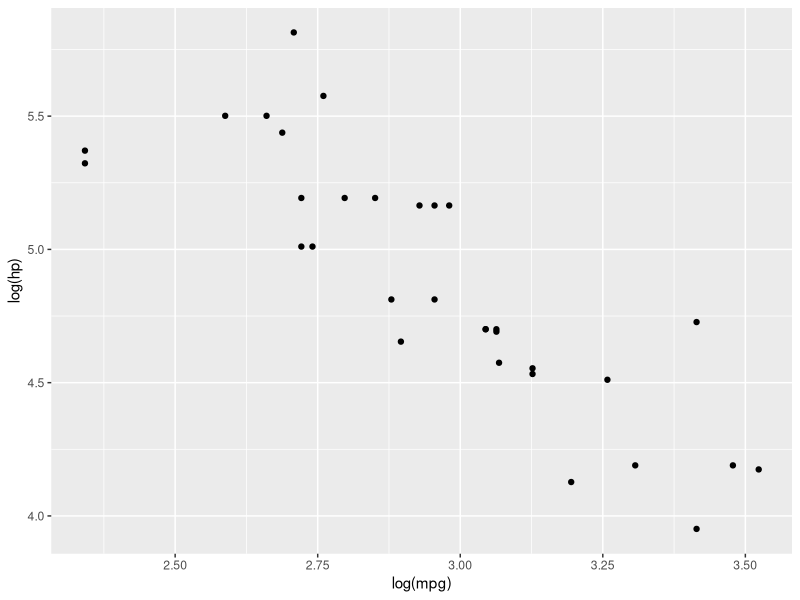
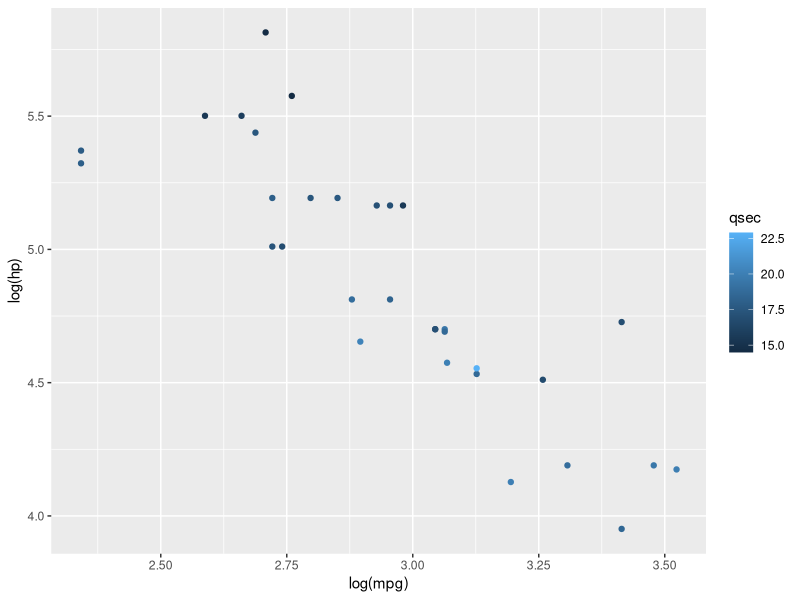
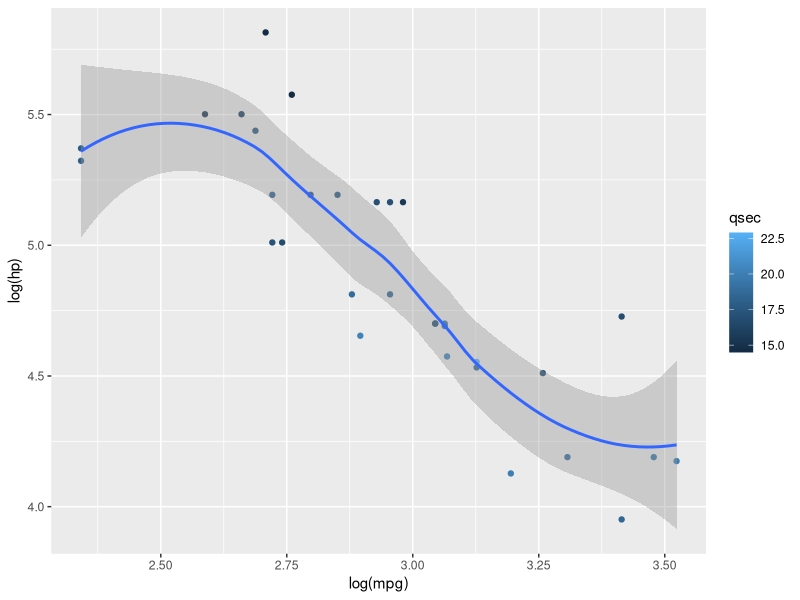
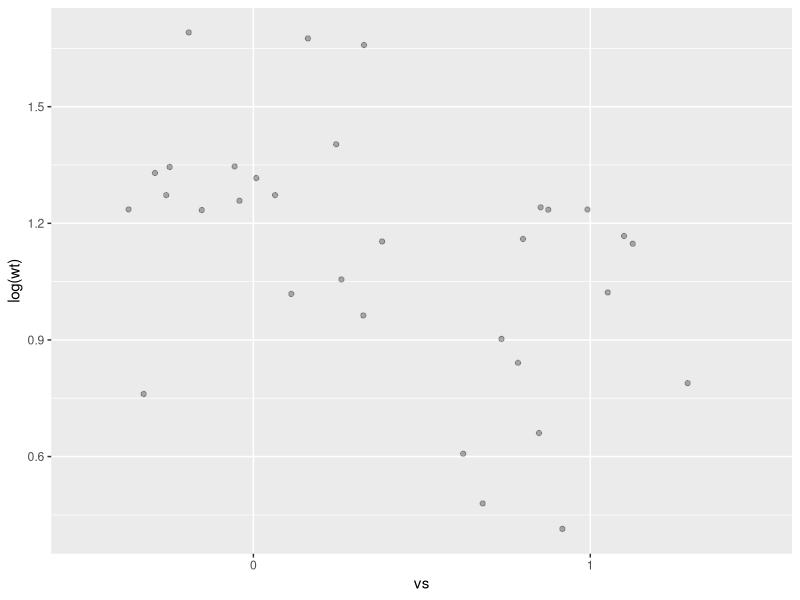
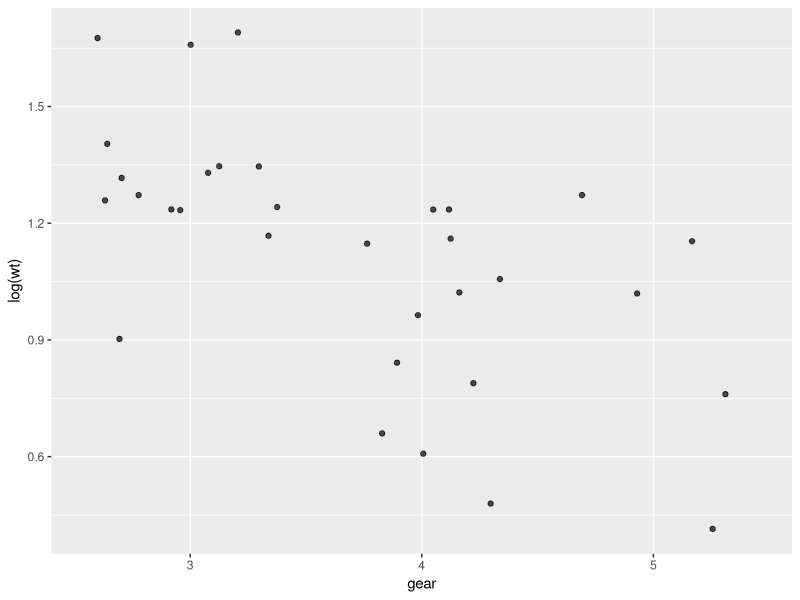
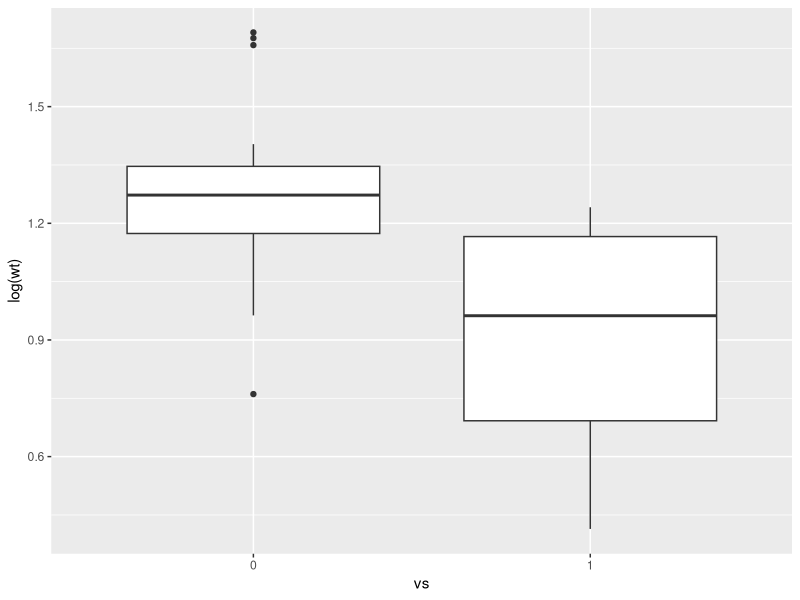
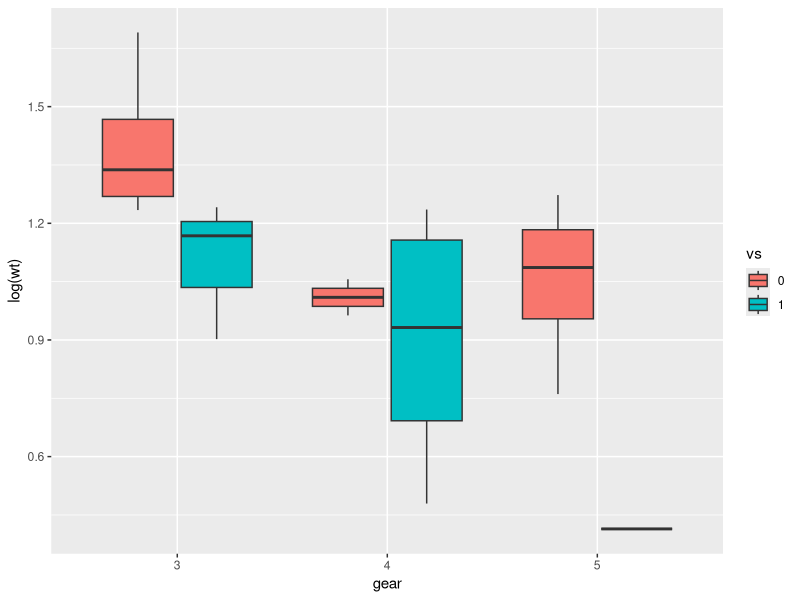
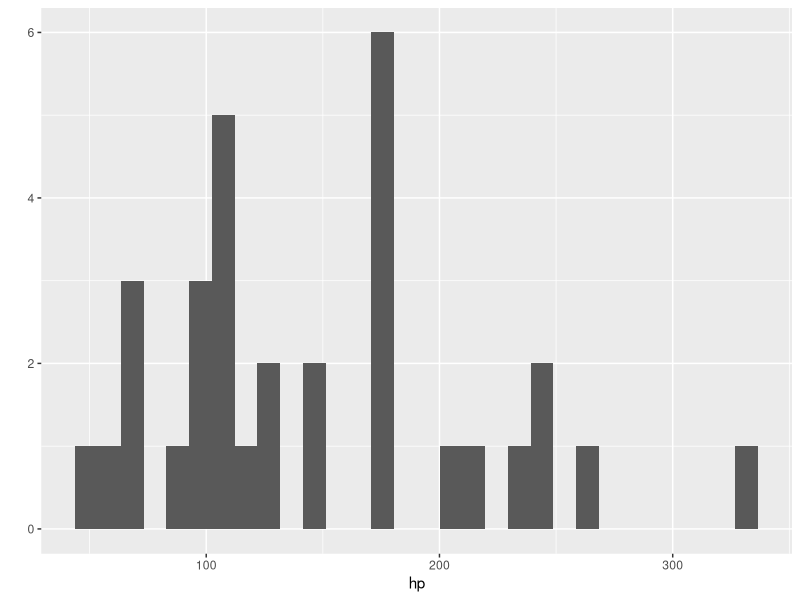

The R source for these figures, in order:
# Kirilkin Vladimir PI18-2
library(ggplot2)

mtcars$vs <- as.factor(mtcars$vs)
mtcars$gear <- as.factor(mtcars$gear)
mtcars$cyl <- as.factor(mtcars$cyl)

#task 2
qplot(log(mpg), log(hp), geom = "point", data = mtcars)
qplot(log(mpg), log(hp), geom = c("point"), data = mtcars, colour = qsec)
qplot(log(mpg), log(hp), geom = c("point", "smooth"), data = mtcars, colour = qsec)

#task 3
qplot(vs, log(wt), data = mtcars, geom = "jitter", alpha = I(0.3))
qplot(gear, log(wt), data = mtcars, geom = "jitter", alpha = I(0.7))

#task 4
qplot(vs, log(wt), data = mtcars, geom = "boxplot")
qplot(gear, log(wt), data = mtcars, geom = "boxplot", fill = vs)

#task 5
qplot(hp, data = mtcars, geom = "histogram")
qplot(hp, data = mtcars, geom = "histogram", binwidth = 10)
qplot(carb, data = mtcars, geom = "histogram")

#task 6
qplot(cyl, data = mtcars, geom = "bar")
qplot(cyl, data = mtcars, geom = "bar", weight = mpg)

#task 7
qplot(log(drat), data = mtcars, geom = "freqpoly")
qplot(log(drat), data = mtcars, geom = "freqpoly", binwidth = 0.01)
qplot(log(drat), data = mtcars, geom = "freqpoly", binwidth = 0.01, colour = cyl)

#task 8
qplot(drat, data = mtcars, geom = "density", colour=gear)

#task 9
qplot(cyl, data = mtcars, geom = "bar", fill = gear)

#task 10
qplot(cyl, data = mtcars, geom = "bar", fill = gear, facets = vs ~ .)
qplot(gear, wt, data = mtcars, geom = "boxplot", fill = drat, facets = cyl ~ .)
